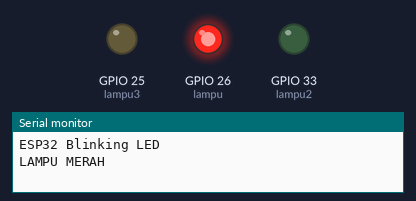
A program run on a simulated ESP32. On the bench: output pins drawn as LEDs (lit = HIGH), the last lines printed to the serial monitor.

Above: at 5.0 s.
At 17.5 s:
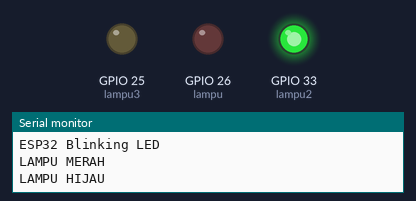
At 28.5 s:
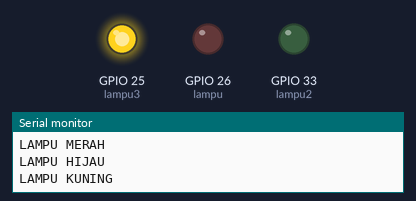
Timing chart, 0 to 41.6 s (numbered marks = the images above):
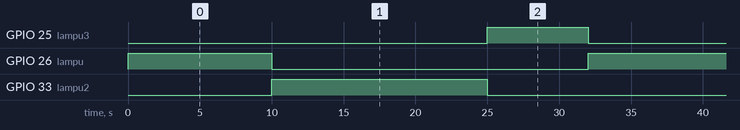

The program:

main.cpp
```cpp
#include <Arduino.h>

int lampu = 26;
int lampu2 = 33;
int lampu3 = 25;

void setup() {
    Serial.begin(115200);
    Serial.println("ESP32 Blinking LED");

    pinMode(lampu, OUTPUT);
    pinMode(lampu2, OUTPUT);
    pinMode(lampu3, OUTPUT);
}

void loop() {
    digitalWrite(lampu, HIGH);
    digitalWrite(lampu2, LOW);
    digitalWrite(lampu3, LOW);
    Serial.println("LAMPU MERAH");
    delay(10000);

    digitalWrite(lampu, LOW);
    digitalWrite(lampu2, HIGH);
    digitalWrite(lampu3, LOW);
    Serial.println("LAMPU HIJAU");
    delay(15000);

    digitalWrite(lampu, LOW);
    digitalWrite(lampu2, LOW);
    digitalWrite(lampu3, HIGH);
    Serial.println("LAMPU KUNING");
    delay(7000);
}
```

Measured:
- by itself, GPIO 25 (lampu3): alternates HIGH for 7.0 s and LOW for 25.0 s
- by itself, GPIO 26 (lampu): alternates HIGH for 10.0 s and LOW for 22.0 s
- by itself, GPIO 33 (lampu2): alternates HIGH for 15.0 s and LOW for 17.0 s
